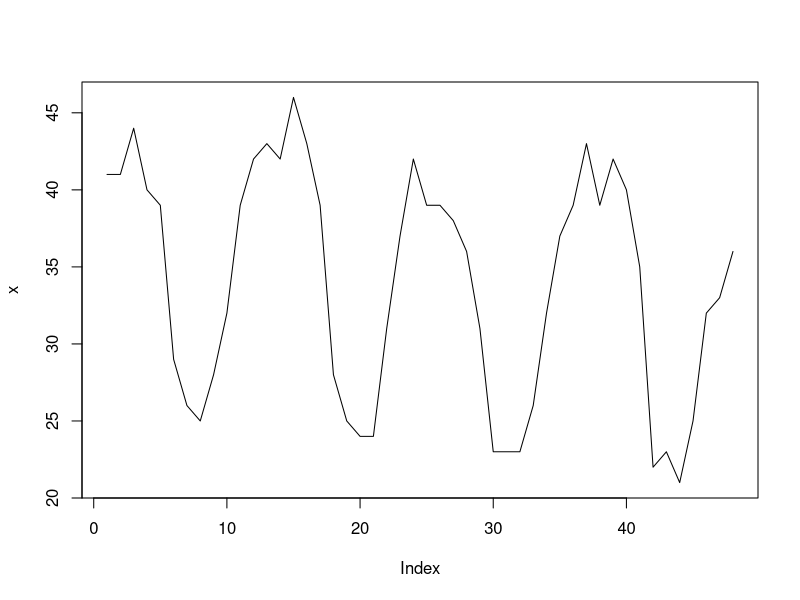
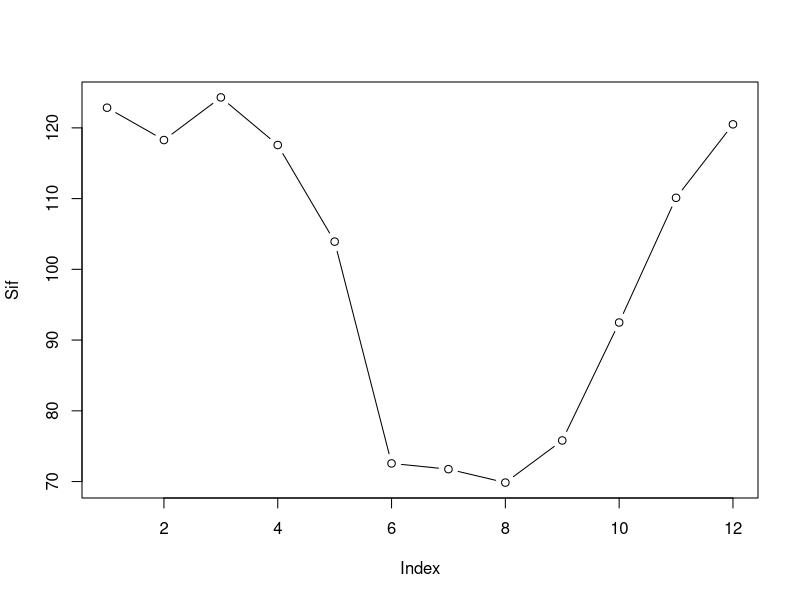

The R source for these figures, in order: (Note: this script raises an error after producing the figures.)
rm(list=ls())
x2007=c(41,41,44,40,39,29,26,25,28,32,39,42);x2007
x2008=c(43,42,46,43,39,28,25,24,24,31,37,42);x2008
x2009=c(39,39,38,36,31,23,23,23,26,32,37,39);x2009
x2010=c(43,39,42,40,35,22,23,21,25,32,33,36);x2010
x=c(x2007,x2008,x2009,x2010);x
A=matrix(x,byrow=T,ncol=12)
z=c("Jan","Feb","March","April","May","June","July","Aug","Sep","Oct","Nov","Dec");
plot(x,type="l")
rownames(A)=2007:2010;
colnames(A)=z;A


#Ratio to Moving Average Method:
decompose(ts(x, start = c(2007, 1), end = c(2010,4), frequency = 12))
?ts
a1=rep(0,37);a1
for(i in 7:43)
{
	for(j in 0:11)
		a1[i-6]=a1[i-6]+x[i-6+j];	
}
a1=a1/12;a1
ca1=rep(0,36);ca1
for(i in 2:37)
	ca1[i-1]=(a1[i-1]+a1[i])/2
ca1
T=c(rep(0,6),ca1,rep(0,6));T
length(T)
xsub=x[c(-1:-6,-43:-48)];xsub



#(a)Multiplicative model:
Iin=xsub*100/ca1;Iin
z1=c(rep(0,6),Iin,rep(0,6));z1
I=matrix(z1,byrow=F,ncol=4);I
Si=apply(I,1,sum)/3;Si		#Unadjusted Seasonal Indices
S=sum(Si);S
Sif=Si*(1200/S);Sif		#Adjusted Seasonal Indices
sum(Sif);				
plot(Sif,type="b")
St=data.frame("Month"=month.name, "USI" = Si, "ASI"=Sif);St
View(St)

#(b)Additive Model:
Iin=xsub-ca1;Iin
z1=c(rep(0,6),Iin,rep(0,6));z1
I=matrix(z1,byrow=F,ncol=4);I
Si=apply(I,1,sum)/3;Si		#Unadjusted Seasonal Indices
S=sum(Si);S
Sif=Si-S/12;Sif		#Adjusted Seasonal Indices
sum(Sif)
plot(Sif,type="b")
St=data.frame("Month"=month.name, "USI" = Si, "ASI"=Sif);St
View(St)






#Ratio to Trend Method:
x1=apply(A,1,mean);x

#Origin: midpoint of 2006, i.e. either 1st July or 31st June, 2006, unit : 1 year
L1=lm(x1 ~ I(1:4));L1
a0=L1$coefficients[1];a0
a1=L1$coefficients[2];a1

#Monthly Trend Values:
#Ti = a0 + a1/12*t has origin 1st July or 31st June, 2006. To make the origin and henceforth the remaining values at the center of the month, we do:
#Ti = a0 + a1/12*(t-/+0.5)
Ti=a0+(a1/12)*((6:53)+0.5);Ti
#Origin : midpoint July 2006, unit : 1 month
#If we took origin as  midpoint June 2006, unit : 1 month, i.e. if (t-0.5), then to get our values, i.e. from midpoint of January 2007, we take values from 7:54



#Multiplication Model:
#detrendisation:
dt=x*100/Ti;dt
D=matrix(dt, byrow = T, ncol = 12);D
Si = apply(D,2,mean);Si			#Unadjusted Seasonal Indices
Sif= Si*1200/sum(Si);Sif			#Adjusted Seasonal Indices
St=data.frame("Month"=month.name, "USI" = Si, "ASI"=Sif);St
View(St)
plot(1:12,Sif,type='l')

#Additive Model:
#detrendisation:
dt=x-Ti;dt
plot(1:48,dt,type='l')
D=matrix(dt, byrow = T, ncol = 12);D
Si = apply(D,2,mean);Si			#Unadjusted Seasonal Indices
Sif= Si - sum(Si)/12;Sif			#Adjusted Seasonal Indices
St=data.frame("Month"=month.name,"USI"=Si, "ASI"=Sif);St
View(St)
plot(1:12,Sif,type='l')